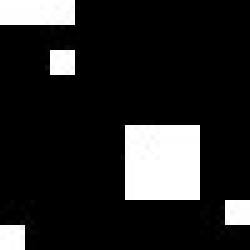
#> input picture frame 10 of 03_Week3/dilationScratch.avi, 50 x 50 px, given in place of cycle.mp4, which was not available (shown 5 times larger)
$ jupyter execute 01_Lucas_Kanade_tracker.ipynb   (shell and % lines are left out)   (text cells are left out)
#> lines starting #> are read from the running program, lines starting #| are printed output that depends on the picture; after the words box and inside, x2 and y2 are one past the last pixel; in counts of white or black regions, pixels touching at a corner belong together; pictures that were not available may be replaced by others from this repository, and a replacement may not be noted
[cell 1]
import numpy as np
import cv2
import matplotlib.pyplot as plt
DATA_PATH = './data/'

[cell 2]
import matplotlib
matplotlib.rcParams['figure.figsize'] = (8.0,8.0)
matplotlib.rcParams['image.cmap'] = 'gray'

[cell 3]
videoFileName = DATA_PATH + "videos/cycle.mp4"

[cell 4]
cap = cv2.VideoCapture(videoFileName)

[cell 5]
width = int(cap.get(cv2.CAP_PROP_FRAME_WIDTH))
height = int(cap.get(cv2.CAP_PROP_FRAME_HEIGHT))
out = cv2.VideoWriter('sparse-output.mp4',cv2.VideoWriter_fourcc(*'MP4V'), 20, (width,height))

[cell 6]
# params for ShiTomasi corner detection
numCorners = 100
feature_params = dict( maxCorners = numCorners,
                       qualityLevel = 0.3,
                       minDistance = 7,
                       blockSize = 7 )

[cell 7]
# Parameters for lucas kanade optical flow
lk_params = dict( winSize  = (15,15),
                  maxLevel = 2,
                  criteria = (cv2.TERM_CRITERIA_EPS | cv2.TERM_CRITERIA_COUNT, 10, 0.03))

[cell 8]
# Create some random colors
color = np.random.randint(0,255,(numCorners,3))

# Take first frame and find corners in it
ret, old_frame = cap.read()
#> old_frame is the input picture: shape (50, 50, 3); min 0, max 255, mean 38.2
old_gray = cv2.cvtColor(old_frame, cv2.COLOR_BGR2GRAY)
old_points = cv2.goodFeaturesToTrack(old_gray, mask = None, **feature_params)
#> old_points = [[12, 12], [37, 37], [37, 27], [27, 37], [27, 27], [2, 47], [12, 2], [45, 42]]

# Create a mask image for drawing the tracks
mask = np.zeros_like(old_frame)
count = 0
while(1):
    ret,frame = cap.read()
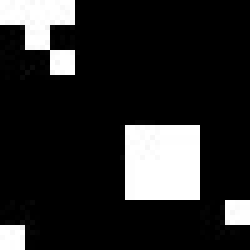
#> input picture frame 11 of 03_Week3/dilationScratch.avi, 50 x 50 px, given in place of cycle.mp4, which was not available (shown 5 times larger)
#> frame is the input picture: shape (50, 50, 3); min 0, max 255, mean 40.8
    frame_gray = cv2.cvtColor(frame, cv2.COLOR_BGR2GRAY)
    count += 1
    # calculate optical flow
    new_points, status, err = cv2.calcOpticalFlowPyrLK(old_gray, frame_gray, old_points, None, **lk_params)
#> new_points = [[11.99, 12.54], [37, 37], [37, 27], [27, 37], [27, 27], [2, 47], [11.88, 2.53], [45, 42]]; status = [1, 1, 1, 1, 1, 1, 1, 1]; err = [31.71, 0, 0, 0, 0.000417, 0, 41.45, 0]

    # Select good points
    good_new = new_points[status==1]
#> good_new has the same summary as new_points
    good_old = old_points[status==1]
#> good_old has the same summary as old_points

    # draw the tracks
    for i,(new,old) in enumerate(zip(good_new, good_old)):
        a,b = new.ravel()
        c,d = old.ravel()
        cv2.line(mask, (a,b),(c,d), color[i].tolist(), 2, cv2.LINE_AA)
        cv2.circle(frame,(a,b),3,color[i].tolist(), -1)
#> this loop made 8 passes
#> (a, b, c, d) on passes 1 to 8: (11.99, 12.54, 12, 12), (37, 37, 37, 37), (37, 27, 37, 27), (27, 37, 27, 37), (27, 27, 27, 27), (2, 47, 2, 47), (11.88, 2.53, 12, 2), (45, 42, 45, 42)
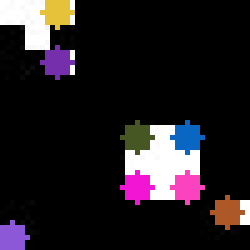
#> frame: shape (50, 50, 3) (shown 5 times larger); 9.16% of pixels changed, all inside (x1, y1, x2, y2) = (0, 0, 49, 50)
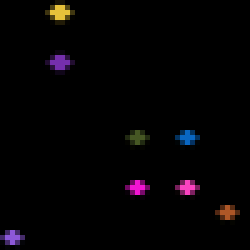
#> mask: shape (50, 50, 3) (shown 5 times larger); mean B, G, R 3.8, 2.5, 4.3


    # display every 5th frame
    display_frame = cv2.add(frame,mask)
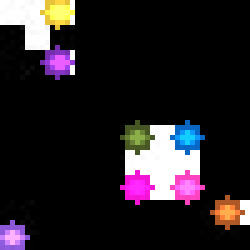
#> display_frame: shape (50, 50, 3) (shown 5 times larger); mean B, G, R 35.4, 30.7, 36.7
    out.write(display_frame)
    if count % 5 == 0:
        plt.imshow(display_frame[:,:,::-1])
        plt.show()
    if count > 50:
        break
#     k = cv.waitKey(30) & 0xff
#     if k == 27:
#         break

    # Now update the previous frame and previous points
    old_gray = frame_gray.copy()
    old_points = good_new.reshape(-1,1,2)
#> old_points has the same summary as new_points

$ run again, starting later in the video
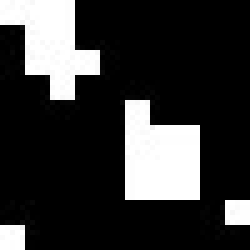
#> input picture frame 45 of 03_Week3/dilationScratch.avi, 50 x 50 px, given in place of cycle.mp4, which was not available (shown 5 times larger)
#> old_frame is the input picture: shape (50, 50, 3); min 0, max 255, mean 53.6
#> `old_points = cv2.goodFeaturesToTrack(old_gray, mask = None, **feature_..`: old_points = [[13, 17], [28, 22], [17, 11], [37, 37], [37, 27], [27, 37], [2, 47], [2, 7], [45, 42], [7, 12]]
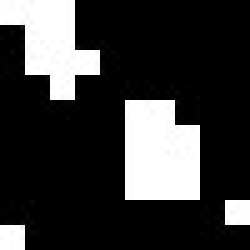
#> input picture frame 46 of 03_Week3/dilationScratch.avi, 50 x 50 px, given in place of cycle.mp4, which was not available (shown 5 times larger)
#> frame is the input picture: shape (50, 50, 3); min 0, max 255, mean 56.1
#> new_points = [[13, 17], [28.42, 21.24], [17, 11], [36.99, 37], [37.35, 26.16], [27, 37], [2, 47], [2, 7], [45, 42], [7, 12]]; status = [1, 1, 1, 1, 1, 1, 1, 1, 1, 1]; err = [0.044, 32.64, 0.0401, 0.201, 31.04, 0.187, 0, 0, 0.00278, 0]
#> good_new has the same summary as new_points
#> good_old has the same summary as old_points
#> the loop `for i,(new,old) in enumerate(zip(good_new, good_old)):` made 10 passes
#> (a, b, c, d) on passes 1 to 8: (13, 17, 13, 17), (28.42, 21.24, 28, 22), (17, 11, 17, 11), (36.99, 37, 37, 37), (37.35, 26.16, 37, 27), (27, 37, 27, 37), (2, 47, 2, 47), (2, 7, 2, 7)
#> `display_frame = cv2.add(frame,mask)`:
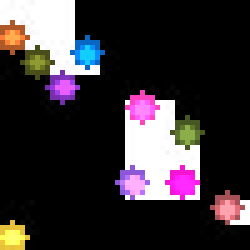
#> display_frame: shape (50, 50, 3) (shown 5 times larger); mean B, G, R 51.9, 47.7, 54.6
#> `old_points = good_new.reshape(-1,1,2)`: old_points has the same summary as new_points

$ run again, starting later in the video
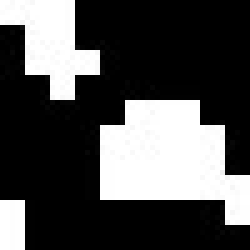
#> input picture frame 80 of 03_Week3/dilationScratch.avi, 50 x 50 px, given in place of cycle.mp4, which was not available (shown 5 times larger)
#> old_frame is the input picture: shape (50, 50, 3); min 0, max 255, mean 79
#> old_points = [[13, 17], [17, 11], [22, 37], [2, 42], [47, 32], [2, 7], [37, 22], [22, 27], [27, 22], [7, 12], [42, 27], [42, 42]]
#> new_points has the same summary as old_points; status = [1, 1, 1, 1, 1, 1, 1, 1, 1, 1, 1, 1]; err = [0, 0, 0, 0, 0, 0, 0, 0, 0, 0, 0, 0]
#> good_new has the same summary as old_points
#> good_old has the same summary as old_points
#> the loop `for i,(new,old) in enumerate(zip(good_new, good_old)):` made 12 passes
#> (a, b, c, d) on passes 1 to 8: (13, 17, 13, 17), (17, 11, 17, 11), (22, 37, 22, 37), (2, 42, 2, 42), (47, 32, 47, 32), (2, 7, 2, 7), (37, 22, 37, 22), (22, 27, 22, 27)
#> after the loop `for i,(new,old) in enumerate(zip(good_new, good_old)):`:
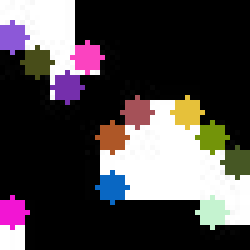
#> frame: shape (50, 50, 3) (shown 5 times larger); 13.8% of pixels changed, all inside (x1, y1, x2, y2) = (0, 4, 50, 46)
#> `display_frame = cv2.add(frame,mask)`:
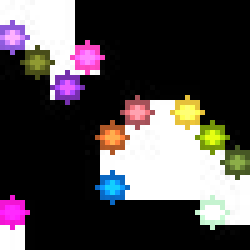
#> display_frame: shape (50, 50, 3) (shown 5 times larger); mean B, G, R 73.7, 72, 78.1
